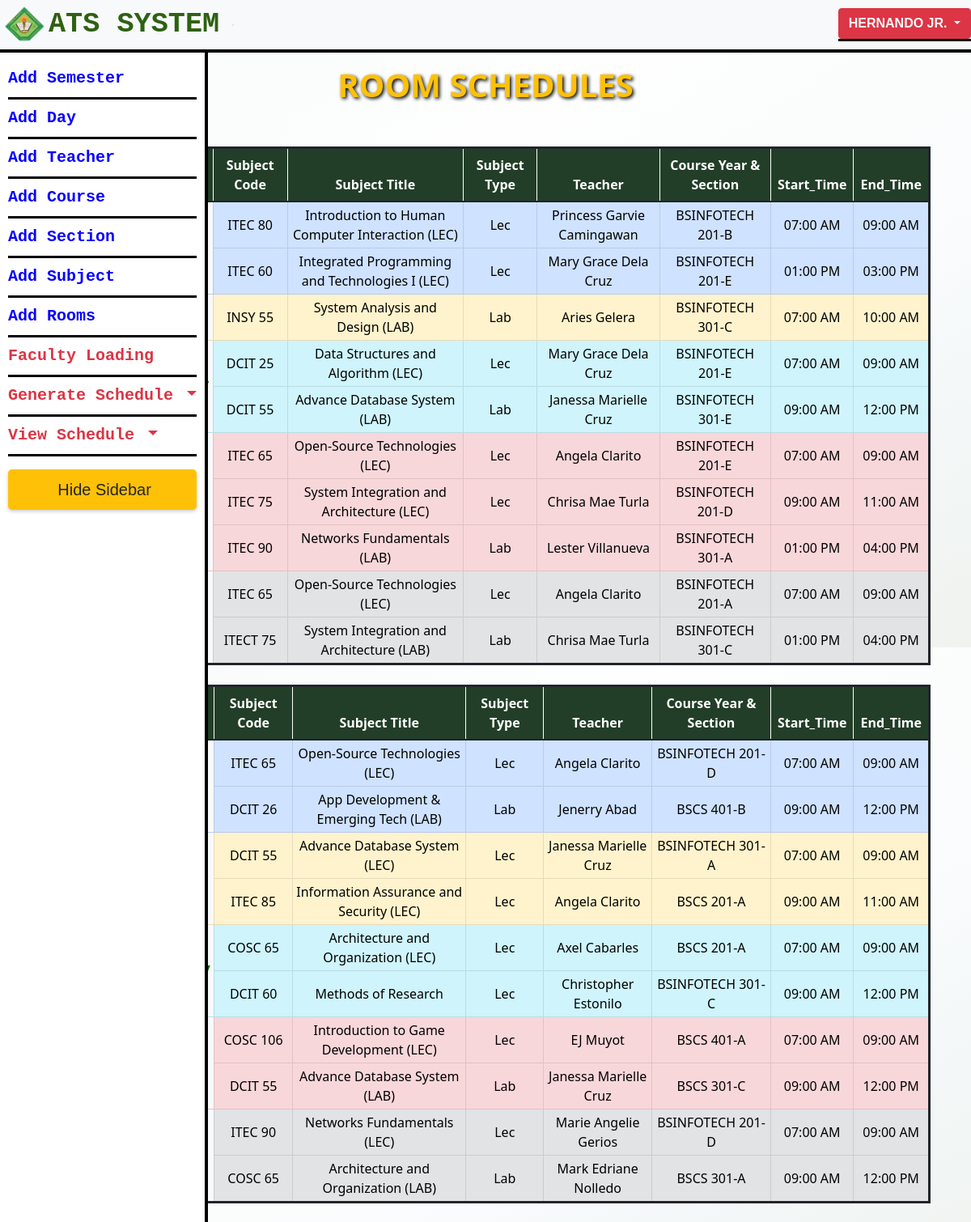
The page /view_room_schedule.php (signed in, upper part) on the database its author committed.
### tables this page shows
CREATE TABLE `users` (
  `id` int(11) NOT NULL,
  `name` varchar(255) NOT NULL,
  `email` varchar(255) NOT NULL,
  `password` varchar(255) NOT NULL,
  `login_attempts` int(11) DEFAULT 0,
  `last_failed_login` timestamp NULL DEFAULT NULL
);

CREATE TABLE `faculty_loadings` (
  `id` int(11) NOT NULL,
  `schedcode` varchar(10) NOT NULL,
  `teacher` varchar(255) NOT NULL,
  `subject_code` varchar(255) NOT NULL,
  `subject_description` varchar(255) NOT NULL,
  `subject_type` enum('Lec','Lab') DEFAULT NULL,
  `subject_units` int(11) NOT NULL,
  `subject_hours` double DEFAULT NULL,
  `section_name` varchar(50) DEFAULT NULL,
  `course_name` varchar(50) DEFAULT NULL,
  `section_year` varchar(255) DEFAULT NULL,
  `course_year_section` varchar(255) NOT NULL,
  `start_time` time DEFAULT NULL,
  `end_time` time DEFAULT NULL,
  `day` varchar(10) DEFAULT NULL,
  `room_name` varchar(255) NOT NULL,
  `room_type` varchar(255) NOT NULL
);

### view_room_schedule.php (the view, shortened to what this page needs)
<?php
include 'database_connection.php';
include 'index.php';
echo '
<!DOCTYPE html>
<html>
<head>
    <link rel="stylesheet" href="https://cdnjs.cloudflare.com/ajax/libs/bootstrap/5.0.2/css/bootstrap.min.css">
    <h1 style="  text-shadow: 2px 2px 4px rgba(0, 0, 0, 1);" class="fw-bolder text-center text-warning mt-3 text-outline">ROOM SCHEDULES</H1>
<script>
// Handle Ctrl+P key press event
document.addEventListener("keydown", function(event) {
    if (event.ctrlKey && event.key === "p" || "P") {
        event.preventDefault(); // Prevent default print action
        window.location.href = "view_room_generatePDF.php"; // Redirect to generatePDF.php
    }
});
</script>';
function calculateRowspan($room_name, $day)
{
    global $conn;
    $countQuery = "SELECT COUNT(*) AS num_rows FROM faculty_loadings WHERE room_name = '$room_name' AND day = '$day'";
    $countResult = $conn->query($countQuery);
    if ($countResult !== false && $countResult->num_rows > 0) {
        $countRow = $countResult->fetch_assoc();
        return $countRow['num_rows'];
    }
    return 1;
}
$sql = "SELECT DISTINCT room_name FROM faculty_loadings ORDER BY room_name";
$result = $conn->query($sql);
if ($result !== false && $result->num_rows > 0) {
    echo '<div class="container print-page">';
    while ($row = $result->fetch_assoc()) {
        $room_name = $row['room_name'];
        $sql = "SELECT * FROM faculty_loadings WHERE room_name = '$room_name' ORDER BY FIELD(day, 'Monday', 'Tuesday', 'Wednesday', 'Thursday','Friday'), start_time, end_time";
        $scheduleResult = $conn->query($sql);
        if ($scheduleResult !== false && $scheduleResult->num_rows > 0) {
            echo '<table class="table mt-4 print-table table-bordered table table-hover">';
            echo '<thead class="fw-bolder  text-light"><tr><th>Room</th><th>Day</th><th>Subject Code</th><th>Subject Title</th><th>Subject Type</th><th>Teacher</th><th>Course Year & Section</th><th>Start_Time</th><th>End_Time</th></tr></thead>';
            echo '<tbody>';
            $firstRow = true;
            $previousDay = "";
            while ($scheduleRow = $scheduleResult->fetch_assoc()) {
                $day = $scheduleRow['day'];
                $bgColorClass = '';
                if ($day == 'Monday') {
                    $bgColorClass = 'table-primary';
                } elseif ($day == 'Tuesday') {
                    $bgColorClass = 'table-warning';
                } elseif ($day == 'Wednesday') {
                    $bgColorClass = 'table-info';
                } elseif ($day == 'Thursday') {
                    $bgColorClass = 'table-danger';
                }elseif ($day == 'Friday') {
                    $bgColorClass = 'table-secondary';
                }
                echo '<tr class="' . $bgColorClass . '">';
                if ($firstRow) {
                    $firstRow = false;
                    echo '<td class="header_row bg-light" rowspan="' . $scheduleResult->num_rows . '">' . $room_name . '</td>';
                }
                if ($day != $previousDay) {
                    $rowspan = calculateRowspan($room_name, $day);
                    echo '<td class="header_row bg-light" rowspan="' . $rowspan . '">' . $day . '</td>';
                }
                echo '<td>' . $scheduleRow['subject_code'] . '</td>';
                echo '<td>' . $scheduleRow['subject_description'] . '</td>';
                echo '<td>' . $scheduleRow['subject_type'] . '</td>';
                echo '<td>' . $scheduleRow['teacher'] . '</td>';
                echo '<td>' . $scheduleRow['course_year_section'] . '</td>';
                $start_time = date("h:i A", strtotime($scheduleRow['start_time']));
                $end_time = date("h:i A", strtotime($scheduleRow['end_time']));
                echo '<td>' . $start_time . '</td>';
                echo '<td>' . $end_time . '</td>';
                echo '</tr>';
                $previousDay = $day;
            }
            echo '</div>';
            echo '</tbody>';
            echo '</table>';
        } else {
            echo 'No rooms found.';
        }
    }
}

### index.php (shortened to what this page needs)
<?php
include 'database_connection.php';
?>
<!doctype html>
<html lang="en">
<head>
    <link href="https://cdn.jsdelivr.net/npm/bootstrap@5.0.2/dist/css/bootstrap.min.css" rel="stylesheet"
>
    <link rel="stylesheet" href="css/index.css">
    <link rel="stylesheet" href="https://cdn.jsdelivr.net/npm/bootstrap@5.1.3/dist/css/bootstrap.min.css"
>
</head>
<body style="background-color: #d5fefd; background-image: linear-gradient(to left top, #f0f2ee, #f1f5f3, #f3f7f7, #f7fafb, #fbfcfd, #fbfdfd, #fcfdfd, #fdfefd, #fcfdfd, #fbfcfc, #fafafa, #f9f9f9);"
    class="d-flex flex-column min-vh-100" ;>
    <nav class="navbar navbar-expand bg-light sticky-top">
        <a class="navbar-brand" href="dashboard.php">
            <div class="d-flex align-items-center">
            <img src="logos/CVSU_LOGO.png" alt="Logo" id="logo" class="sidebar-toggle-image">
                </div>
                <span class="navbar-brand-label"
                        style="color: #2e6113; font-family: Consolas, monospace; font-size: 2.2rem;">ATS SYSTEM</span>
        </a>
        <div class=" bg-gray text-warning border ms-12  fw-bolder ">
            <?php
            if (isset($_SESSION['user_id'])) {
                $user_id = $_SESSION['user_id'];
                $sql = "SELECT * FROM users WHERE id='$user_id'";
                $result = mysqli_query($conn, $sql);
                $user_data = mysqli_fetch_assoc($result);
            }
            ?>
        </div>
        <div class="navbar-nav ms-auto">
            <li class="nav-item dropdown">
                <div class="dropdown">
                    <button class="fw-bolder btn btn-danger  text-center text-light dropdown-toggle" type="button"
                        id="userDropdown" data-bs-toggle="dropdown" aria-expanded="false">
                        <?php echo $user_data['name']; ?>
                    </button>
                </div>
        </div>
    </nav>
    <div class="container-fluid wrapper">
        <div class="d-flex content">
            <div class="sidebar">
                <ul class="navbar-nav">
                    <li class="nav-item">
                        <a class="nav-link hover-color" href="semester_list.php">Add Semester</a>
                    </li>
                    <li class="nav-item">
                        <a class="nav-link hover-color" href="days_list.php">Add Day</a>
                    </li>
                    <li class="nav-item">
                        <a class="nav-link hover-color" href="teacher_list.php">Add Teacher</a>
                    </li>
                    <li class="nav-item">
                        <a class="nav-link hover-color" href="course_list.php">Add Course</a>
                    </li>
                    <li class="nav-item">
                        <a class="nav-link hover-color" href="section_list.php">Add Section</a>
                    </li>
                    <li class="nav-item">
                        <a class="nav-link hover-color" href="subject_list.php">Add Subject</a>
                    </li>
                    <li class="nav-item">
                        <a class="nav-link hover-color" href="room_list.php">Add Rooms</a>
                    </li>
                    <li class="nav-item">
                        <a class="nav-link hover-color text-danger" href="faculty_loading_list.php">Faculty Loading</a>
                    </li>
                    <li class="nav-item dropdown">
                        <a class="nav-link hover-color dropdown-toggle text-danger" href="#" id="scheduleDropdown" role="button"
                            data-bs-toggle="dropdown" aria-expanded="false">
                            Generate Schedule
                        </a>
                    </li>
                </ul>
                <li class="nav-item dropdown">
                    <a class="nav-link hover-color dropdown-toggle text-danger" href="#" id="scheduleDropdown" role="button"
                        data-bs-toggle="dropdown" aria-expanded="false">
                        View Schedule
                    </a>
                </li>
                <button id="hideSidebar" class="sidebar-toggle btn-warning text-dark text-center mt-3"
                    style="padding: 10px 20px; border-radius: 5px; border: none; cursor: pointer; transition: background-color 0.3s; box-shadow: 0 2px 4px rgba(0, 0, 0, 0.2);">
                    <i class="fas fa-bars" style="margin-right: 5px;"></i> Hide Sidebar
                </button>
            </div>
        </div>
    </div>
</body>
</html>

### css/index.css (style rules this page uses)
.navbar-brand img { max-width: 3em; height: auto; }
.navbar-nav { display: flex; flex-wrap: wrap; font-size: 20px; font-family: "Gill Sans", "Gill Sans MT", Calibri, "Trebuchet MS", sans-serif; }
.navbar { height: 65px; border-bottom: 4px solid #000000; }
.sidebar { position: fixed; top: 64px; bottom: 0; left: 0; overflow-x: hidden; transition: 0.5s; padding: 10px; border-right: 4px solid #000000; background-color: rgb(255, 255, 255); }
.nav-item { border-bottom: 3px solid #000000; margin: 0; text-align: left; }
.nav-link { font-weight: bold; font-family: Consolas, monospace; color: rgb(8, 0, 255) !important; background-color:rgb(255, 255, 255); }
.navbar-brand-label { color: #050505; font-size: 25px; font-family: Arial, sans-serif; font-weight: bold; }
.navbar-brand { display: flex; align-items: center; }

### view_room_schedule.php (style rules this page uses)
.table-bordered { border: .2rem solid; text-align: center; vertical-align: middle; }
.header_row { color: darkgreen; font-family: consolas ; text-align: center; font-size: 2rem; vertical-align: middle; }
.print-page { padding: 20px; }
.print-table { width: 100%; border-collapse: collapse; page-break-before: always; }
.print-table:not(:first-of-type) { page-break-inside: avoid; }
.print-table thead th { font-weight: bold; background-color: #223e28; color: #fff; }
.print-table tbody td { padding: 4px; }
.header_row { color: darkgreen; text-align: center; vertical-align: middle; font-family:monospace; font-size:1.5rem; font-weight:bold; }

### rows shown on the page
users: name "HERNANDO JR."
faculty_loadings: subject_code "ITEC 80", subject_description "Introduction to Human Computer Interaction (LEC)", subject_type "Lec", teacher "Princess Garvie Camingawan", course_year_section "BSINFOTECH 201-B", start_time "07:00 AM", end_time "09:00 AM"
faculty_loadings: subject_code "ITEC 60", subject_description "Integrated Programming and Technologies I (LEC)", subject_type "Lec", teacher "Mary Grace Dela Cruz", course_year_section "BSINFOTECH 201-E", start_time "01:00 PM", end_time "03:00 PM"
faculty_loadings: subject_code "INSY 55", subject_description "System Analysis and Design (LAB)", subject_type "Lab", teacher "Aries Gelera", course_year_section "BSINFOTECH 301-C", start_time "07:00 AM", end_time "10:00 AM"
faculty_loadings: subject_code "DCIT 25", subject_description "Data Structures and Algorithm (LEC)", subject_type "Lec", teacher "Mary Grace Dela Cruz", course_year_section "BSINFOTECH 201-E", start_time "07:00 AM", end_time "09:00 AM"
faculty_loadings: subject_code "DCIT 55", subject_description "Advance Database System (LAB)", subject_type "Lab", teacher "Janessa Marielle Cruz", course_year_section "BSINFOTECH 301-E", start_time "09:00 AM", end_time "12:00 PM"
faculty_loadings: subject_code "ITEC 65", subject_description "Open-Source Technologies (LEC)", subject_type "Lec", teacher "Angela Clarito", course_year_section "BSINFOTECH 201-E", start_time "07:00 AM", end_time "09:00 AM"
faculty_loadings: subject_code "ITEC 75", subject_description "System Integration and Architecture (LEC)", subject_type "Lec", teacher "Chrisa Mae Turla", course_year_section "BSINFOTECH 201-D", start_time "09:00 AM", end_time "11:00 AM"
faculty_loadings: subject_code "ITEC 90", subject_description "Networks Fundamentals (LAB)", subject_type "Lab", teacher "Lester Villanueva", course_year_section "BSINFOTECH 301-A", start_time "01:00 PM", end_time "04:00 PM"
faculty_loadings: subject_code "ITEC 65", subject_description "Open-Source Technologies (LEC)", subject_type "Lec", teacher "Angela Clarito", course_year_section "BSINFOTECH 201-A", start_time "07:00 AM", end_time "09:00 AM"
faculty_loadings: subject_code "ITECT 75", subject_description "System Integration and Architecture (LAB)", subject_type "Lab", teacher "Chrisa Mae Turla", course_year_section "BSINFOTECH 301-C", start_time "01:00 PM", end_time "04:00 PM"
faculty_loadings: subject_code "ITEC 65", subject_description "Open-Source Technologies (LEC)", subject_type "Lec", teacher "Angela Clarito", course_year_section "BSINFOTECH 201-D", start_time "07:00 AM", end_time "09:00 AM"
faculty_loadings: subject_code "DCIT 26", subject_description "App Development & Emerging Tech (LAB)", subject_type "Lab", teacher "Jenerry Abad", course_year_section "BSCS 401-B", start_time "09:00 AM", end_time "12:00 PM"
faculty_loadings: subject_code "DCIT 55", subject_description "Advance Database System (LEC)", subject_type "Lec", teacher "Janessa Marielle Cruz", course_year_section "BSINFOTECH 301-A", start_time "07:00 AM", end_time "09:00 AM"
faculty_loadings: subject_code "ITEC 85", subject_description "Information Assurance and Security (LEC)", subject_type "Lec", teacher "Angela Clarito", course_year_section "BSCS 201-A", start_time "09:00 AM", end_time "11:00 AM"
faculty_loadings: subject_code "COSC 65", subject_description "Architecture and Organization (LEC)", subject_type "Lec", teacher "Axel Cabarles", course_year_section "BSCS 201-A", start_time "07:00 AM", end_time "09:00 AM"
faculty_loadings: subject_code "DCIT 60", subject_description "Methods of Research", subject_type "Lec", teacher "Christopher Estonilo", course_year_section "BSINFOTECH 301-C", start_time "09:00 AM", end_time "12:00 PM"
faculty_loadings: subject_code "COSC 106", subject_description "Introduction to Game Development (LEC)", subject_type "Lec", teacher "EJ Muyot", course_year_section "BSCS 401-A", start_time "07:00 AM", end_time "09:00 AM"
faculty_loadings: subject_code "DCIT 55", subject_description "Advance Database System (LAB)", subject_type "Lab", teacher "Janessa Marielle Cruz", course_year_section "BSCS 301-C", start_time "09:00 AM", end_time "12:00 PM"
faculty_loadings: subject_code "ITEC 90", subject_description "Networks Fundamentals (LEC)", subject_type "Lec", teacher "Marie Angelie Gerios", course_year_section "BSINFOTECH 201-D", start_time "07:00 AM", end_time "09:00 AM"
faculty_loadings: subject_code "COSC 65", subject_description "Architecture and Organization (LAB)", subject_type "Lab", teacher "Mark Edriane Nolledo", course_year_section "BSCS 301-A", start_time "09:00 AM", end_time "12:00 PM"
